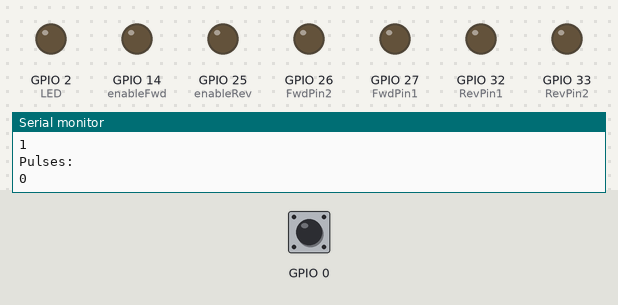
Simulated run of this sketch. Board: ESP32. Parts: output pins drawn as LEDs (lit = HIGH), the last lines printed to the serial monitor. Dashed ring = blinking. Inputs (shaded band) come from the test bench; at power-on: GPIO 0 HIGH. WiFi joins after 1.5 s; servers stay silent unless stated; the local clock reads 2024-03-15 10:24:30 at power-on unless the sketch sets it.

Above: at 2.7 s.
2.8 s: GPIO 0 pulled LOW for 0.15 s
At 5.7 s:
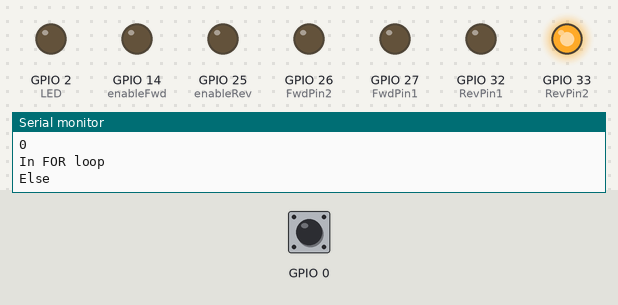
5.8 s: GPIO 0 pulled LOW for 1 s
At 7.05 s:
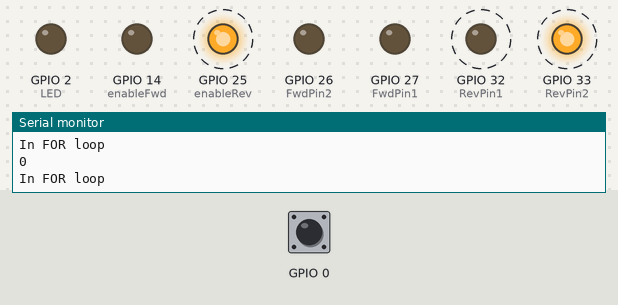
8.8 s: GPIO 0 pulled LOW for 3.2 s
At 32.8 s:
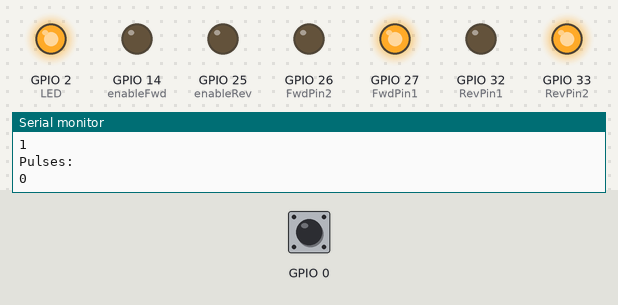
Timing chart, 0 to 33.1 s (numbered marks = the images above; inputs shaded):
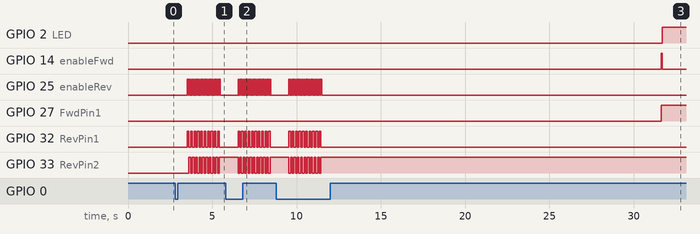

Measured:
- after the input at 2.8 s, GPIO 25 (enableRev): alternates HIGH for 0.05 s and LOW for 0.05 s, 40 changes in all, then stays LOW, starting after 0.72 s; GPIO 32 (RevPin1): alternates HIGH for 0.10 s and LOW for 0.10 s, 20 changes in all, then stays LOW, starting after 0.72 s
- after the input at 5.8 s, GPIO 25 (enableRev): alternates HIGH for 0.05 s and LOW for 0.05 s, 40 changes in all, then stays LOW, starting after 0.73 s; GPIO 32 (RevPin1): alternates HIGH for 0.10 s and LOW for 0.10 s, 20 changes in all, then stays LOW, starting after 0.73 s
- after the input at 8.8 s, GPIO 25 (enableRev): alternates HIGH for 0.05 s and LOW for 0.05 s, 40 changes in all, then stays LOW, starting after 0.74 s; GPIO 32 (RevPin1): alternates HIGH for 0.10 s and LOW for 0.10 s, 20 changes in all, then stays LOW, starting after 0.74 s

The sketch:

seikomasterclockv2.ino
```cpp
#include <WiFi.h>
#include "time.h"

const char* ssid       = "terranova";
const char* password   = "falmir62";

const char*     ntpServer = "pool.ntp.org";
const long      gmtOffset_sec = 7200;
const int       daylightOffset_sec = 3600;
int             printPulse = 0;
unsigned long   lastEpochTime = 0;
int             pulses = 0;
int             lastHour = 0;

// Booleans to keep track of last coil polarity, necessary since we need to alternate coil polarity with every pulse
bool        FwdDir = false;
bool        RevDir = false;

//LEDs

int LED = 2;

// Clock Foward Pins
int FwdPin1 = 27;
int FwdPin2 = 26;
int enableFwd = 14;

// Clock Reversing Pins
int RevPin1 = 32;
int RevPin2 = 33;
int enableRev = 25;

//Button Structure

struct Button {
  const uint8_t PIN;
  uint32_t numberKeyPresses;
  bool pressed;
};

//Initializing Button struct on with pin number, number of presses 0 and default pressed state as false

Button buttonFwdHour = {0, 0, false};
Button buttonFwdHalf = {4, 0, false};
Button buttonRevHour = {5, 0, false};
Button buttonRevHalf = {6, 0, false};

// interupt routine for buttonFwdHour

void IRAM_ATTR isr() {
  buttonFwdHour.numberKeyPresses += 1;
  buttonFwdHour.pressed = true;
}


void printLocalTime()
{
  struct tm timeinfo;
  if(!getLocalTime(&timeinfo)){
    Serial.println("Failed to obtain time");
    return;
  }
  Serial.println(&timeinfo, "%A, %B %d %Y %H:%M:%S");
}

//Function to pulse clock forward necessary steps

void pulseClockForward (int i)
{
    for ( ; i > 0; i--)
    {
        if (FwdDir == false) {
        digitalWrite(enableFwd, HIGH);
        digitalWrite(FwdPin1, HIGH);
        digitalWrite(FwdPin2, LOW);
        delay(50);
        digitalWrite(enableFwd, LOW);
        FwdDir = !FwdDir;
        digitalWrite(LED, HIGH);
        } else {
        digitalWrite(enableFwd, HIGH);
        digitalWrite(FwdPin1, LOW);
        digitalWrite(FwdPin2, HIGH);
        delay(50);
        digitalWrite(enableFwd, LOW);
        FwdDir = !FwdDir;
        digitalWrite(LED, LOW);
        }
        delay(50);
    }
}

//Function to pulse clock backwards necessary steps

void pulseClockBackward (int i)
{
  Serial.println("Starting Backward");
  for ( ; i < 0; i++)
  {
    Serial.println("In FOR loop");
    if (RevDir == false) {
      digitalWrite(enableRev, HIGH);
      digitalWrite(RevPin1, HIGH);
      digitalWrite(RevPin2, LOW);
      delay(50);
      digitalWrite(enableRev, LOW);
      Serial.println(RevDir);
      RevDir = !RevDir;
    } else {
      digitalWrite(enableRev, HIGH);
      digitalWrite(RevPin1, LOW);
      digitalWrite(RevPin2, HIGH);
      delay(50);
      digitalWrite(enableRev, LOW);
      RevDir = !RevDir;
      Serial.println("Else");
    }
    delay(50);
  }
}

//Returns Epoch Time
unsigned long getTime() {
  time_t now;
  struct tm timeinfo;
  if (!getLocalTime(&timeinfo)) {
    //Serial.println("Failed to obtain time");
    return(0);
  }
  time(&now);
  return now;
}

//Computes pulses since last pulsing event

int pulseCalc ()
{
  unsigned long epochNow = getTime();
  int hoursNow = 0;
  int pulses = 0;
  int diff = 0;
  int remain = 0;
  int dst = 0;

  //Take current epoch time and compare it to the old epoch time
  //Calculate how many 30 second segments has passed and the remainder
  diff = epochNow - lastEpochTime;
  pulses = diff / 30;
  remain = diff % 30;

  pulses = pulses + dst;

  //Remove remainder from previous calculation from the stored epoch time, otherwise clock will drift
  lastEpochTime = epochNow - remain;

  return pulses;
}


void setup()
{
  Serial.begin(115200);

  // sets the pins as outputs:
  pinMode(LED, OUTPUT);
  pinMode(FwdPin1, OUTPUT);
  pinMode(FwdPin2, OUTPUT);
  pinMode(enableFwd, OUTPUT);
  pinMode(RevPin1, OUTPUT);
  pinMode(RevPin2, OUTPUT);
  pinMode(enableRev, OUTPUT);
  pinMode(buttonFwdHour.PIN, INPUT_PULLUP);

  // attach intereupt to button1 pin

  attachInterrupt(buttonFwdHour.PIN, isr, FALLING);

  //connect to WiFi
  Serial.printf("Connecting to %s ", ssid);
  WiFi.begin(ssid, password);
  while (WiFi.status() != WL_CONNECTED) {
      delay(500);
      Serial.print(".");
  }
  Serial.println(" CONNECTED");

  //init and get the time
  configTime(gmtOffset_sec, daylightOffset_sec, ntpServer);
  printLocalTime();

  //Set last known epoch time to something sane so that the clock doesn't go crazy
  lastEpochTime = getTime();

  //disconnect WiFi as it's no longer needed
  WiFi.disconnect(true);
  WiFi.mode(WIFI_OFF);
}

void loop()
{

  if (buttonFwdHour.pressed) {
      Serial.println("Stepping forward 1 hour!");
      pulseClockBackward(-20);
      buttonFwdHour.pressed = false;
  }
  if (buttonFwdHalf.pressed) {
      pulseClockForward(1);
      buttonFwdHalf.pressed = false;
  }
  if (buttonRevHour.pressed) {
      pulseClockBackward(-120);
      buttonRevHour.pressed = false;
  }
  if (buttonRevHalf.pressed) {
      pulseClockBackward(-1);
      buttonRevHalf.pressed = false;
  }

  delay(1000);

  pulses = pulseCalc();

  printLocalTime();
  Serial.println("Current Time:");
  Serial.println(getTime());
  Serial.println("Last Time:");
  Serial.println(lastEpochTime);
  Serial.println("Difference:");
  Serial.println(getTime() - lastEpochTime);
  Serial.println("Pulses:");
  Serial.println(pulses);

  if (pulses > 0)
    {
      pulseClockForward(pulses);
    }

  if (pulses < 0)
    {
      pulseClockBackward(pulses);
    }

  //Detach Interrupt after 1 Minute
  //static uint32_t lastMillis = 0;
  //if (millis() - lastMillis > 60000) {
  //  lastMillis = millis();
  //  detachInterrupt(button1.PIN);
  //Serial.println("Interrupt Detached!");
  //}

}
```
